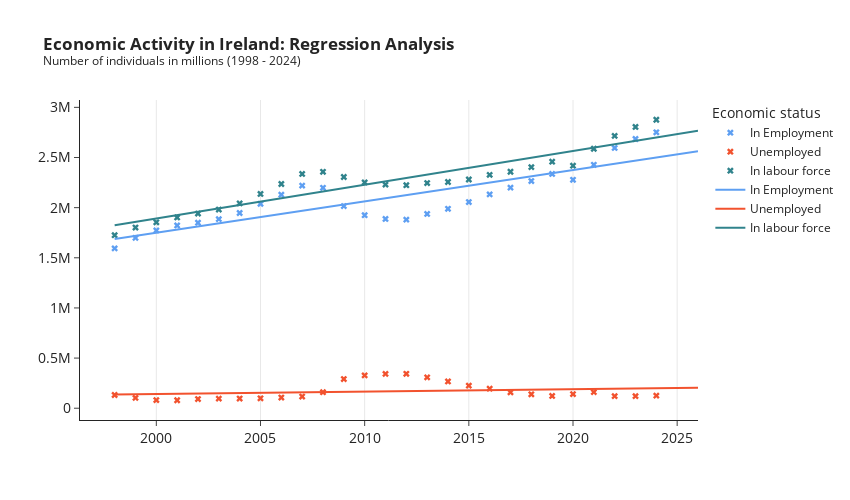

The notebook cell this image was saved under:
### Code cell
# Define time period
years = np.arange(1998, 2027)

# Initialize the plot + title and styling
fig_2 = px.line(
            title='<b>Economic Activity in Ireland: Regression Analysis </b><br><sup>Number of individuals in millions (1998 - 2024) </sup>',
            template='simple_white',
                )

# Add traces to plot
fig_2.add_trace(go.Scatter(x=emp.year, y=emp.individuals, name="In Employment", line=dict(color="#5E9FF2")))
fig_2.add_trace(go.Scatter(x=unemp.year, y=unemp.individuals, name="Unemployed", line=dict(color="#F2522E")))
fig_2.add_trace(go.Scatter(x=labour.year, y=labour.individuals, name="In labour force", line=dict(color="#30838C")))

# Axis configuration
fig_2.update_xaxes(tickfont=dict(size=14), title_text='', showgrid=True)
fig_2.update_yaxes(tickfont=dict(size=14), title_text='')

# Line and marker style
fig_2.update_traces(mode='markers', marker=dict(size=6, symbol='x'))

# Layout adjustment
fig_2.update_layout(legend_title='Economic status', width=850, height=500)

# Add linear regression line
fig_2.add_trace(go.Scatter(x=years, y=[intercept_emp + slope_emp * x for x in years], name="In Employment", line=dict(color="#5E9FF2")))
fig_2.add_trace(go.Scatter(x=years, y=[intercept_unemp + slope_unemp * x for x in years], name="Unemployed", line=dict(color="#F2522E")))
fig_2.add_trace(go.Scatter(x=years, y=[intercept_lf + slope_lf * x for x in years], name="In labour force", line=dict(color="#30838C")))

### Figure 1 — Plotly figure (JSON) as saved in the notebook; plotly's stock layout.template omitted (floating-point values rounded to 4 significant figures)
{"data": [{"hovertemplate": "<extra></extra>", "legendgroup": "", "line": {"color": "#1F77B4", "dash": "solid"}, "marker": {"size": 6, "symbol": "x"}, "mode": "markers", "name": "", "orientation": "v", "showlegend": false, "type": "scatter", "xaxis": "x", "yaxis": "y"}, {"line": {"color": "#5E9FF2"}, "marker": {"size": 6, "symbol": "x"}, "mode": "markers", "name": "In Employment", "type": "scatter", "x": [1998, 1999, 2000, 2001, 2002, 2003, 2004, 2005, 2006, 2007, 2008, 2009, 2010, 2011, 2012, 2013, 2014, 2015, 2016, 2017, 2018, 2019, 2020, 2021, 2022, 2023, 2024], "y": [1593575, 1698375, 1772750, 1822500, 1849825, 1885450, 1946500, 2037750, 2129300, 2219775, 2197650, 2014975, 1924500, 1887450, 1880200, 1937250, 1988525, 2055650, 2132200, 2199300, 2265025, 2335925, 2277550, 2427125, 2594975, 2684500, 2751000.0]}, {"line": {"color": "#F2522E"}, "marker": {"size": 6, "symbol": "x"}, "mode": "markers", "name": "Unemployed", "type": "scatter", "x": [1998, 1999, 2000, 2001, 2002, 2003, 2004, 2005, 2006, 2007, 2008, 2009, 2010, 2011, 2012, 2013, 2014, 2015, 2016, 2017, 2018, 2019, 2020, 2021, 2022, 2023, 2024], "y": [131650, 103200, 81200, 79550, 91475, 95775, 96575, 98850, 106325, 116425, 159800, 290750, 327425, 342500, 343500, 308125, 267125, 225150, 194675, 158525, 138825, 122200, 140775, 160075, 120575, 120275, 125300]}, {"line": {"color": "#30838C"}, "marker": {"size": 6, "symbol": "x"}, "mode": "markers", "name": "In labour force", "type": "scatter", "x": [1998, 1999, 2000, 2001, 2002, 2003, 2004, 2005, 2006, 2007, 2008, 2009, 2010, 2011, 2012, 2013, 2014, 2015, 2016, 2017, 2018, 2019, 2020, 2021, 2022, 2023, 2024], "y": [1725250, 1801575, 1853925, 1902025, 1941300, 1981225, 2043075, 2136650, 2235625, 2336200, 2357425, 2305725, 2251900, 2229950, 2223675, 2245350, 2255650, 2280800, 2326900, 2357825, 2403825, 2458125, 2418300, 2587200, 2715575, 2804800, 2876400]}, {"line": {"color": "#5E9FF2"}, "name": "In Employment", "type": "scatter", "x": [1998, 1999, 2000, 2001, 2002, 2003, 2004, 2005, 2006, 2007, 2008, 2009, 2010, 2011, 2012, 2013, 2014, 2015, 2016, 2017, 2018, 2019, 2020, 2021, 2022, 2023, 2024, 2025, 2026], "y": [1687000.0, 1718000.0, 1749000.0, 1781000.0, 1812000.0, 1843000.0, 1874000.0, 1906000.0, 1937000.0, 1968000.0, 1999000.0, 2030000.0, 2062000.0, 2093000.0, 2124000.0, 2155000.0, 2187000.0, 2218000.0, 2249000.0, 2280000.0, 2312000.0, 2343000.0, 2374000.0, 2405000.0, 2436000.0, 2468000.0, 2499000.0, 2530000.0, 2561000.0]}, {"line": {"color": "#F2522E"}, "name": "Unemployed", "type": "scatter", "x": [1998, 1999, 2000, 2001, 2002, 2003, 2004, 2005, 2006, 2007, 2008, 2009, 2010, 2011, 2012, 2013, 2014, 2015, 2016, 2017, 2018, 2019, 2020, 2021, 2022, 2023, 2024, 2025, 2026], "y": [137300.0, 139700.0, 142100.0, 144500.0, 146900.0, 149300.0, 151600.0, 154000.0, 156400.0, 158800.0, 161200.0, 163600.0, 166000.0, 168400.0, 170800.0, 173200.0, 175600.0, 178000.0, 180400.0, 182700.0, 185100.0, 187500.0, 189900.0, 192300.0, 194700.0, 197100.0, 199500.0, 201900.0, 204300.0]}, {"line": {"color": "#30838C"}, "name": "In labour force", "type": "scatter", "x": [1998, 1999, 2000, 2001, 2002, 2003, 2004, 2005, 2006, 2007, 2008, 2009, 2010, 2011, 2012, 2013, 2014, 2015, 2016, 2017, 2018, 2019, 2020, 2021, 2022, 2023, 2024, 2025, 2026], "y": [1824000.0, 1858000.0, 1891000.0, 1925000.0, 1959000.0, 1992000.0, 2026000.0, 2060000.0, 2093000.0, 2127000.0, 2160000.0, 2194000.0, 2228000.0, 2261000.0, 2295000.0, 2329000.0, 2362000.0, 2396000.0, 2429000.0, 2463000.0, 2497000.0, 2530000.0, 2564000.0, 2598000.0, 2631000.0, 2665000.0, 2698000.0, 2732000.0, 2766000.0]}], "layout": {"height": 500, "legend": {"title": {"text": "Economic status"}, "tracegroupgap": 0}, "title": {"text": "<b>Economic Activity in Ireland: Regression Analysis </b><br><sup>Number of individuals in millions (1998 - 2024) </sup>"}, "width": 850, "xaxis": {"anchor": "y", "domain": [0, 1], "showgrid": true, "tickfont": {"size": 14}, "title": {"text": ""}}, "yaxis": {"anchor": "x", "domain": [0, 1], "tickfont": {"size": 14}, "title": {"text": ""}}}}
